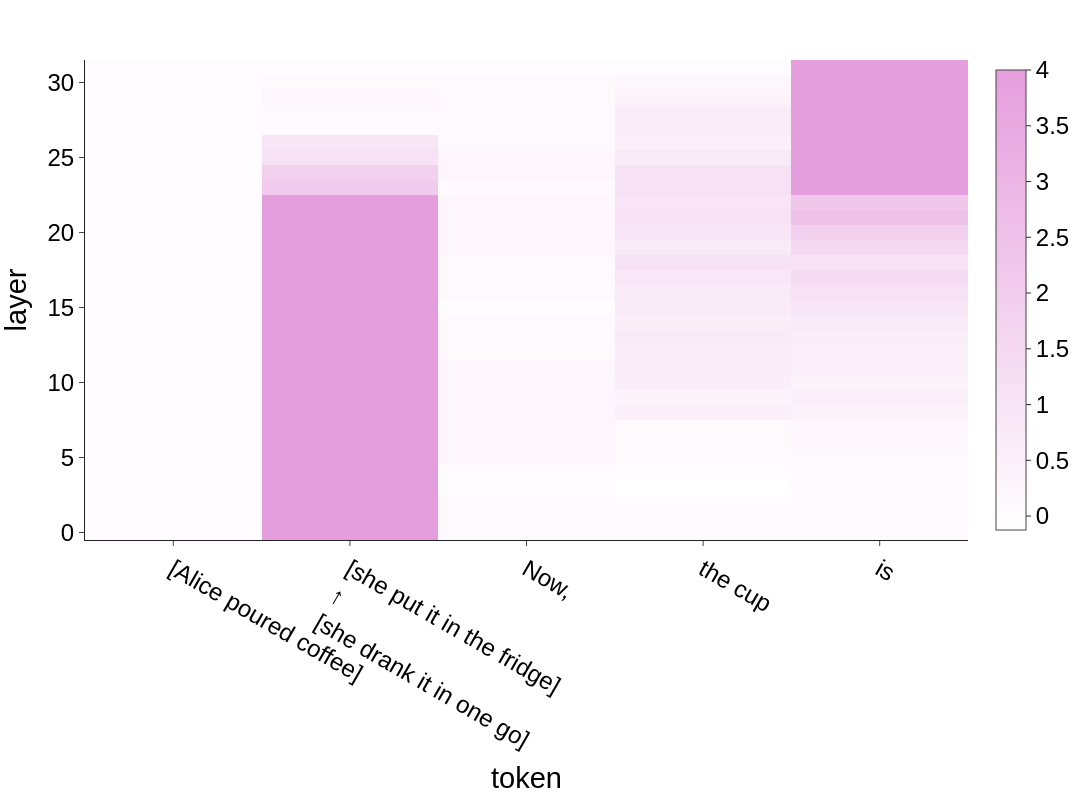

Notebook code cell kept with this figure:
### Markdown cell above
<img src="https://raw.githubusercontent.com/cs221m/cs221m-course/refs/heads/main/figures/lecture_06_causal_mediation/causal_mediation_situation_model.png" width="800" alt="logit lens"/>

### Code cell
x = [
    "[Alice poured coffee]",
    "[she put it in the fridge]<br>↑<br>[she drank it in one go]",
    "Now,",
    "the cup",
    "is"
]

# visualize our results!
fig = px.imshow(
    causal_effects,
    zmax=4,
    x=x,
    y=list(range(model.config.num_hidden_layers)),
    template='simple_white',
    color_continuous_scale=[[0, '#FFFFFF'], [1, "#E59EDD"]]
)

fig.update_layout(
    xaxis_title='token',
    yaxis_title='layer',
    yaxis=dict(autorange='min'),
    font=dict(
        family="Arial, sans-serif",
        size=24,  # Global font size
        color="black"
    ),
    height=800,
    width=1600
)

fig.show()

### Figure 1 — Plotly figure (JSON) as saved in the notebook; plotly's stock layout.template omitted (floating-point values rounded to 4 significant figures; data arrays with more than 128 entries replaced by an {"elided": "..."} marker saying what was removed)
{"data": [{"coloraxis": "coloraxis", "hovertemplate": "x: %{x}<br>y: %{y}<br>color: %{z}<extra></extra>", "name": "0", "type": "heatmap", "x": ["[Alice poured coffee]", "[she put it in the fridge]<br>↑<br>[she drank it in one go]", "Now,", "the cup", "is"], "xaxis": "x", "y": [0, 1, 2, 3, 4, 5, 6, 7, 8, 9, 10, 11, 12, 13, 14, 15, 16, 17, 18, 19, 20, 21, 22, 23, 24, 25, 26, 27, 28, 29, 30, 31], "yaxis": "y", "z": {"elided": "32x5 float values"}}], "layout": {"coloraxis": {"cmax": 4, "cmin": -0.125, "colorscale": [[0, "#FFFFFF"], [1, "#E59EDD"]]}, "font": {"color": "black", "family": "Arial, sans-serif", "size": 24}, "height": 800, "margin": {"t": 60}, "width": 1600, "xaxis": {"anchor": "y", "constrain": "domain", "domain": [0, 1], "scaleanchor": "y", "title": {"text": "token"}}, "yaxis": {"anchor": "x", "autorange": "min", "constrain": "domain", "domain": [0, 1], "title": {"text": "layer"}}}}
